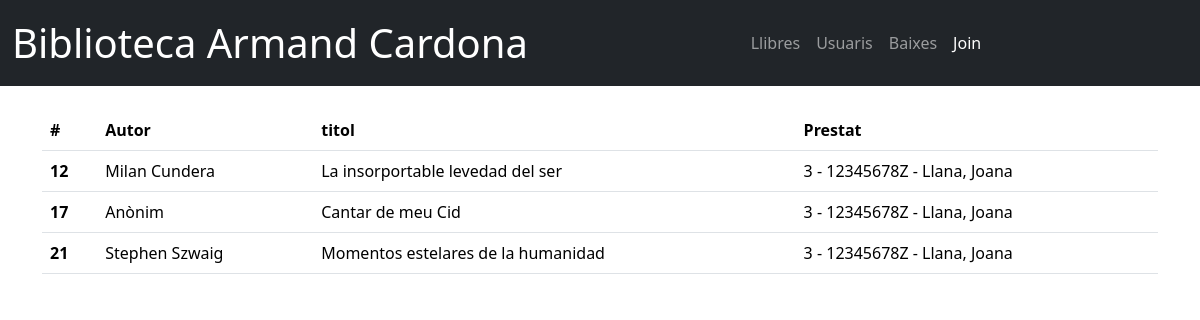
The page /join on the database its author committed.
### cardona_app/model.py (models this page shows)
class Usuari(db.Model):
    __tablename__ = 'usuaris'
    id = db.Column(db.Integer, primary_key=True)
    dni = db.Column(db.String, unique=True)
    nom = db.Column(db.String, nullable=False)
    cognoms = db.Column(db.String, nullable=False)
    actiu = db.Column(db.Integer, nullable=False, default=1)

class Llibre(db.Model):
    __tablename__ = 'llibres'
    id = db.Column(db.Integer, primary_key=True)
    titol = db.Column(db.String, nullable=False)
    autor = db.Column(db.String, default='Anònim')
    prestat = db.Column(db.Integer, default=0)

### cardona_app/routes_main.py (the view)
@main_bp.route("/join")
def mostrar_join():
    user_id = Usuari.id.label('user_id')
    resultJoin = db.session.execute(db.select(Llibre.id, Llibre.autor, Llibre.titol, user_id, Usuari.dni, Usuari.nom, Usuari.cognoms).select_from(Llibre).join(Usuari, Llibre.prestat == Usuari.id)).all()
    print("****************")
    print (resultJoin)
    return render_template("join.html", llibres = resultJoin)

### cardona_app/templates/join.html (shortened to what this page needs)
<!DOCTYPE html>
<html lang="en">
<head>
    <link href="https://cdn.jsdelivr.net/npm/bootstrap@5.3.7/dist/css/bootstrap.min.css" rel="stylesheet">
</head>
<body>
    <nav class="navbar bg-dark navbar-expand-lg" data-bs-theme="dark">
        <div class="container-fluid">
            <span class="navbar-brand mb-0 fs-1">Biblioteca Armand Cardona</span>
            <div class="collapse navbar-collapse justify-content-center">
                <ul class="navbar-nav">
                    <li class="nav-item">
                        <a href="{{url_for('main_bp.mostrar_llibres')}}" class="nav-link">Llibres</a>
                    </li>
                    <li class="nav-item">
                        <a href="{{url_for('main_bp.mostrar_usuaris')}}" class="nav-link">Usuaris</a>
                    </li>
                    <li class="nav-item">
                        <a href="{{url_for('main_bp.mostrar_baixes')}}" class="nav-link">Baixes</a>
                    </li>
                    <li class="nav-item">
                        <a href="#" class="nav-link active">Join</a>
                    </li>
                </ul>
            </div>
        </div>
    </nav>
    <div class="container mb-4 mt-4">
        {% if not llibres %}
        <h2>Actualment no hi han llibres en préstec</h2>
        {% else %}
        <table class="table">
            <thead>
                <tr>
                    <th scope="col">#</th>
                    <th scope="col">Autor</th>
                    <th scope="col">titol</th>
                    <th scope="col">Prestat</th>
                </tr>
            </thead>
            <tbody>
            {% for llibre in llibres %}
                <tr>
                    <th scope="row">{{llibre.id}}</th>
                    <td>{{llibre.autor}}</td>
                    <td>{{llibre.titol}}</td>
                    <td>
                        {{llibre.user_id}} - {{llibre.dni}} - {{llibre.cognoms}}, {{llibre.nom}}
                    </td>
                </tr>
            {% endfor %}
            </tbody>
        </table>
        {%endif%}
    </div>
</body>
</html>

### rows shown on the page
Usuari: id "12", autor "Milan Cundera", titol "La insorportable levedad del ser", user_id "3", dni "12345678Z", cognoms "Llana", nom "Joana", id "17", autor "Anònim", titol "Cantar de meu Cid", id "21", autor "Stephen Szwaig", titol "Momentos estelares de la humanidad"
